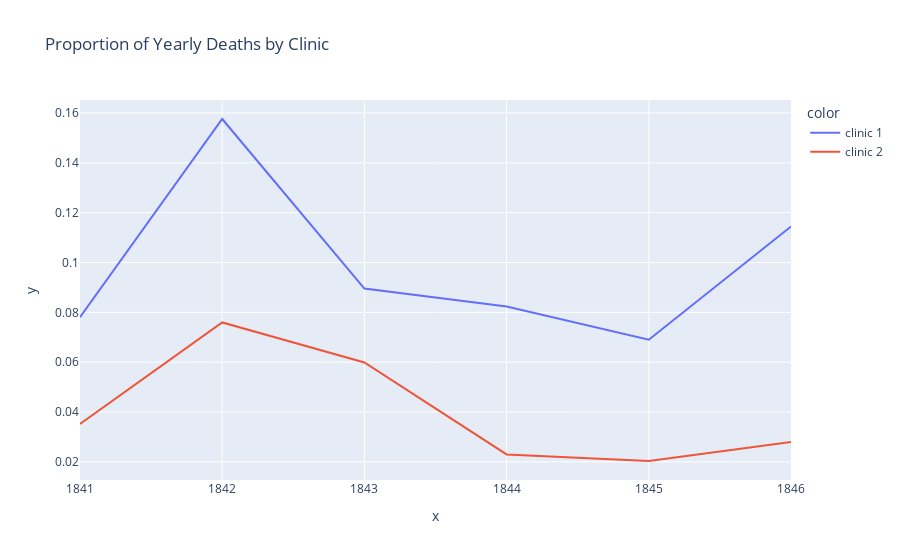

The notebook cell this image was saved under:
### Code cell
px.line(x=df_yearly.year,
        y= df_yearly.pct_deaths,
        color=df_yearly.clinic,
               title='Proportion of Yearly Deaths by Clinic')

### Figure 1 — Plotly figure (JSON) as saved in the notebook; plotly's stock layout.template omitted (floating-point values rounded to 4 significant figures)
{"data": [{"hovertemplate": "color=clinic 1<br>x=%{x}<br>y=%{y}<extra></extra>", "legendgroup": "clinic 1", "line": {"color": "#636efa", "dash": "solid"}, "marker": {"symbol": "circle"}, "mode": "lines", "name": "clinic 1", "orientation": "v", "showlegend": true, "type": "scatter", "x": [1841, 1842, 1843, 1844, 1845, 1846], "xaxis": "x", "y": [0.07806, 0.1576, 0.08954, 0.08236, 0.06901, 0.1145], "yaxis": "y"}, {"hovertemplate": "color=clinic 2<br>x=%{x}<br>y=%{y}<extra></extra>", "legendgroup": "clinic 2", "line": {"color": "#EF553B", "dash": "solid"}, "marker": {"symbol": "circle"}, "mode": "lines", "name": "clinic 2", "orientation": "v", "showlegend": true, "type": "scatter", "x": [1841, 1842, 1843, 1844, 1845, 1846], "xaxis": "x", "y": [0.03522, 0.07597, 0.05988, 0.023, 0.02036, 0.02797], "yaxis": "y"}], "layout": {"legend": {"title": {"text": "color"}, "tracegroupgap": 0}, "title": {"text": "Proportion of Yearly Deaths by Clinic"}, "xaxis": {"anchor": "y", "domain": [0, 1], "title": {"text": "x"}}, "yaxis": {"anchor": "x", "domain": [0, 1], "title": {"text": "y"}}}}
